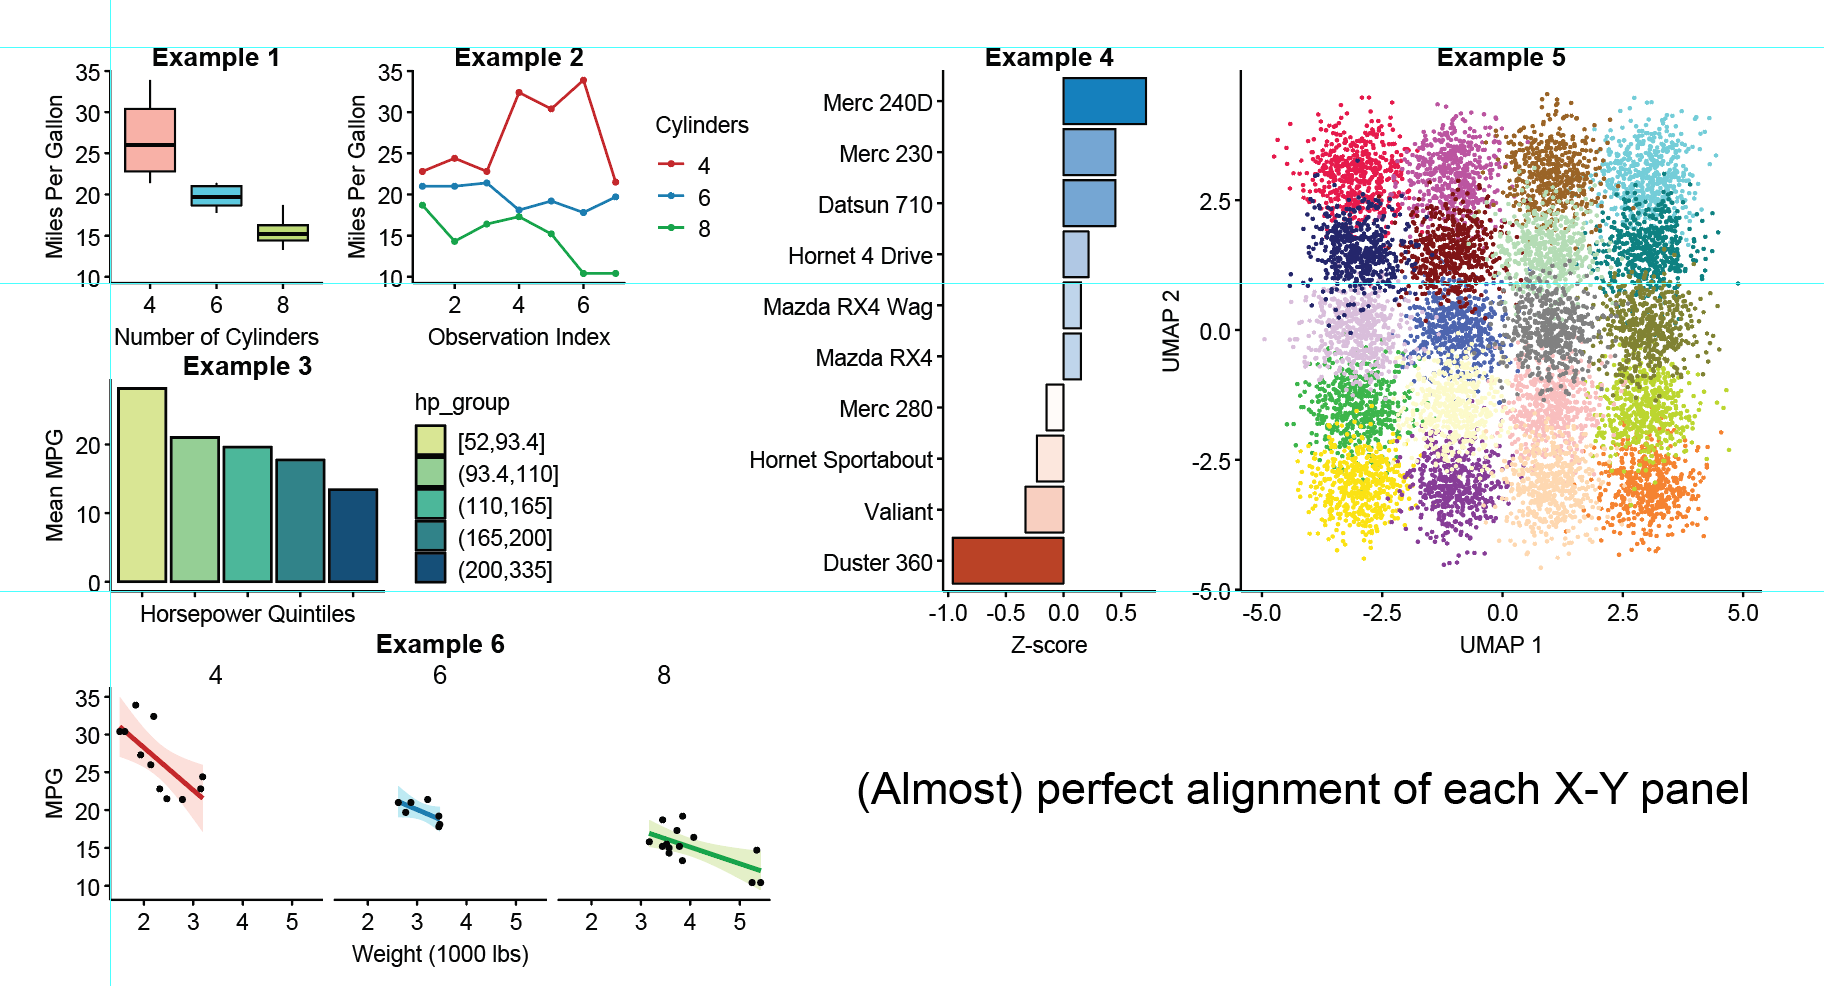

The script that drew this image:
library(dplyr)
library(ggplot2)
library(wulabplot)

# Example 1
mtcars$cyl_fact <- as.factor(mtcars$cyl)
p_qual <- ggplot(mtcars, aes(x = cyl_fact, y = mpg, fill = cyl_fact)) +
  geom_boxplot(color = "black", linewidth = 0.2, outlier.shape = NA) +
  scale_fill_wulab(type = "qualitative-light") +
  labs(title = "Example 1", x = "Number of Cylinders", y = "Miles Per Gallon") +
  theme_wulab() +
  theme(legend.position = "none")
save_wulab(p_qual, type = "2x2", filename = "Example 1.pdf")

# Example 2
df_line <- mtcars %>%
  group_by(cyl) %>%
  slice(1:7) %>%
  mutate(obs_id = row_number()) %>%
  ungroup() %>%
  mutate(cyl_fact = as.factor(cyl))
p_line_standard <- ggplot(df_line, aes(x = obs_id, y = mpg, color = cyl_fact)) +
  geom_line() +
  geom_point(stroke = NA) +
  scale_color_wulab(type = "qualitative-deep") +
  labs(title = "Example 2", x = "Observation Index", y = "Miles Per Gallon", color = "Cylinders") +
  theme_wulab()
save_wulab(p_line_standard, type = "2x2", filename = "Example 2.pdf")

# Example 3
df_5bar <- mtcars
df_5bar$hp_group <- ggplot2::cut_number(df_5bar$hp, n = 5)
p_5bar <- ggplot(df_5bar, aes(x = hp_group, y = mpg, fill = hp_group)) +
  geom_bar(stat = "summary", fun = "mean", color = "black") +
  scale_fill_wulab(type = "sequential") +
  labs(title = "Example 3", x = "Horsepower Quintiles", y = "Mean MPG") +
  theme_wulab() +
  theme(axis.text.x = element_blank())
p_5bar
save_wulab(p_5bar, type = "2.58x2", filename = "Example 3.pdf")

# Example 4
mtcars$mpg_z <- (mtcars$mpg - mean(mtcars$mpg)) / sd(mtcars$mpg)
mtcars$car_name <- rownames(mtcars)
p_div <- ggplot(mtcars[1:10, ], aes(x = reorder(car_name, mpg_z), y = mpg_z, fill = mpg_z)) +
  geom_col(color = "black", linewidth = 0.2) +
  coord_flip() +
  scale_fill_wulab(type = "diverging", discrete = FALSE) +
  labs(title = "Example 4", x = NULL, y = "Z-score") +
  theme_wulab() +
  theme(legend.position = "none")
save_wulab(p_div, type = "2x4.9", filename = "Example 4.pdf")

# Example 5
set.seed(42)
num_points_per_cluster <- 500
centroids <- expand.grid(x = seq(-3, 3, length.out = 4), y = seq(-3, 3, length.out = 5))
centroids <- centroids[sample(nrow(centroids), 20), ]
df_umap <- data.frame(
  UMAP1 = unlist(lapply(centroids$x, function(x) rnorm(num_points_per_cluster, x, 0.5))),
  UMAP2 = unlist(lapply(centroids$y, function(y) rnorm(num_points_per_cluster, y, 0.5))),
  Cluster = factor(rep(1:20, each = num_points_per_cluster))
)
p_umap <- ggplot(df_umap, aes(x = UMAP1, y = UMAP2, color = Cluster)) +
  geom_point(size = 0.5, stroke = NA) +
  scale_color_wulab(type = "umap") +
  theme_wulab() +
  labs(title = "Example 5",
       x = "UMAP 1", y = "UMAP 2") +
  theme(legend.position = "none")
save_wulab(p_umap, type = "4.9x4.9", filename = "Example 5.pdf")

# Example 6
mtcars$cyl_fact <- as.factor(mtcars$cyl)
p_facet <- ggplot(mtcars, aes(x = wt, y = mpg, color = cyl_fact, fill = cyl_fact)) +
  geom_smooth(method = "lm") +
  geom_point(stroke = NA, color = "black") +
  facet_wrap(~cyl_fact, nrow = 1) +
  scale_color_wulab(type = "qualitative-deep") +
  scale_fill_wulab(type = "qualitative-light") +
  labs(title = "Example 6", x = "Weight (1000 lbs)", y = "MPG") +
  theme_wulab() +
  theme(legend.position = "none")
save_wulab(p_facet, type = "2x2", filename = "Example 6.pdf")
